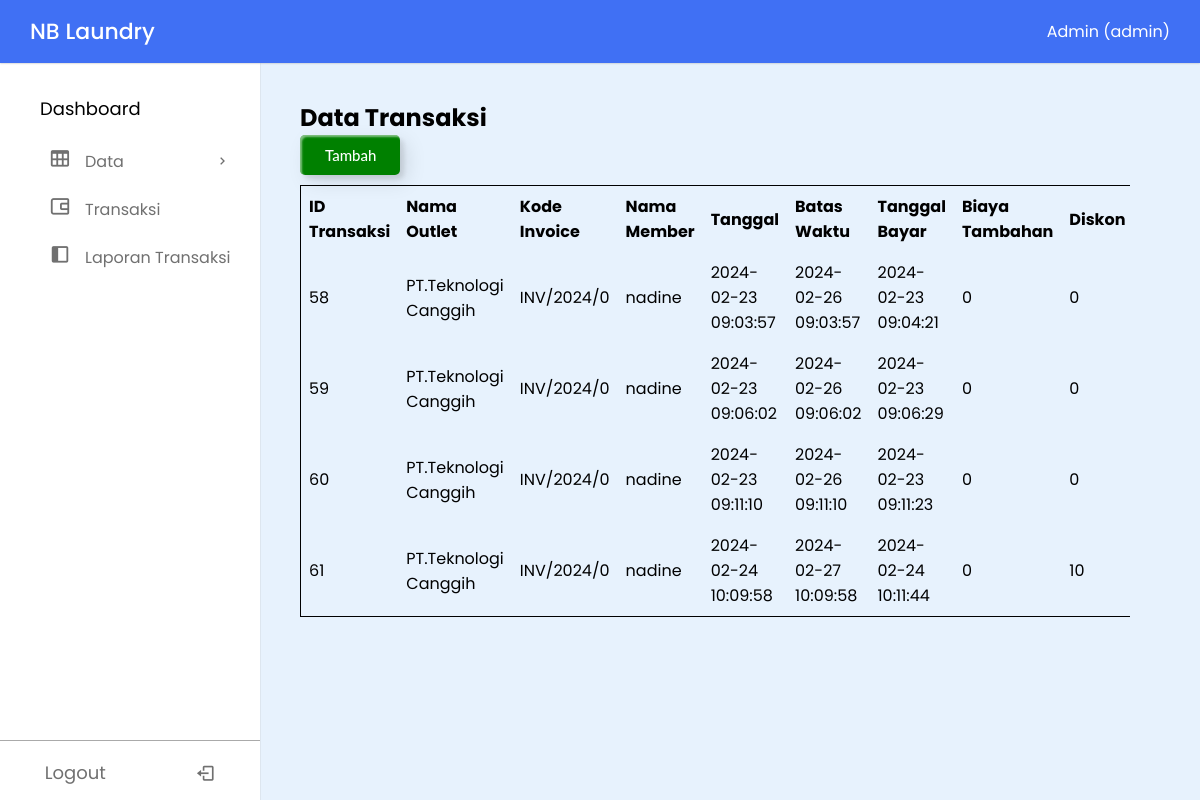
Screenshot of /dashboard.php?page=transaksi (signed in) with the database file from the repository.
### tables this page shows
CREATE TABLE `tb_transaksi` (
  `id_transaksi` int(11) NOT NULL,
  `id_outlet` int(11) NOT NULL,
  `kode_invoice` varchar(100) NOT NULL,
  `id_member` int(11) NOT NULL,
  `tgl` datetime NOT NULL,
  `batas_waktu` datetime NOT NULL,
  `tgl_bayar` datetime NOT NULL,
  `biaya_tambahan` int(11) NOT NULL,
  `diskon` double NOT NULL,
  `pajak` double NOT NULL,
  `status` enum('baru','proses','selesai','diambil') NOT NULL,
  `dibayar` enum('dibayar','belum_dibayar') NOT NULL,
  `id_user` int(11) NOT NULL
);

CREATE TABLE `tb_outlet` (
  `id_outlet` int(11) NOT NULL,
  `nama` varchar(100) NOT NULL,
  `alamat` text NOT NULL,
  `tlp` varchar(15) NOT NULL
);

CREATE TABLE `tb_member` (
  `id_member` int(11) NOT NULL,
  `nama` varchar(50) NOT NULL,
  `alamat` text NOT NULL,
  `jenis_kelamin` enum('L','P') NOT NULL,
  `tlp` varchar(15) NOT NULL
);

### transaksi/show-transaksi.php (the view, shortened to what this page needs)
<section class="main">
    <h2>Data Transaksi</h2>
    <button type="button" class="custom-btn btn-1" onclick="openModal('modaltambah')">
        Tambah
    </button>
                        <?php
                        $queryAdd = "SELECT * FROM  tb_member";
                        mysqli_query($conn, $queryAdd);
                        ?>
    <div class="myclass">
        <table>
            <tr>
                <th>ID Transaksi</th>
                <th>Nama Outlet</th>
                <th>Kode Invoice</th>
                <th>Nama Member</th>
                <th>Tanggal</th>
                <th>Batas Waktu</th>
                <th>Tanggal Bayar</th>
                <th>Biaya Tambahan</th>
                <th>Diskon</th>
            </tr>
            <?php
            $query = "SELECT * FROM tb_transaksi ORDER BY id_transaksi ASC";
            $sql_rm = mysqli_query($conn, $query) or die(mysqli_error($conn));
            while ($data = mysqli_fetch_array($sql_rm)) {
            ?>
                <tr>
                    <td><?= $data['id_transaksi'] ?></td>
                    <td>
                        <?php
                        $queryOutlet = "SELECT * FROM tb_outlet WHERE id_outlet='" . $data['id_outlet'] . "'";
                        $dataOutlet = mysqli_query($conn, $queryOutlet);
                        $barisOutlet = mysqli_fetch_array($dataOutlet);
                        ?>
                        <?= $barisOutlet['nama'] ?>
                    </td>
                    <td><?= substr($data['kode_invoice'], 0, 10) ?></td>
                    <td>
                        <?php
                        $queryMember = "SELECT * FROM tb_member WHERE id_member='" . $data['id_member'] . "'";
                        $dataMember = mysqli_query($conn, $queryMember);
                        $barisMember = mysqli_fetch_array($dataMember);
                        ?>
                        <?= $barisMember['nama'] ?>
                    </td>
                    <td><?= $data['tgl'] ?></td>
                    <td><?= $data['batas_waktu'] ?></td>
                    <td><?= $data['tgl_bayar'] ?></td>
                    <td><?= $data['biaya_tambahan'] ?></td>
                    <td><?= $data['diskon'] ?></td>
                <?php
            }
                ?>
        </table>
</section>

### assets/css/dashboard.css (style rules this page uses)
* { margin: 0; padding: 0; box-sizing: border-box; font-family: "Poppins", sans-serif; }
:root { --white-color: #fff; --blue-color: #4070f4; --grey-color: #707070; --grey-color-light: #aaa; }
body { background-color: #e7f2fd; transition: all 0.5s ease; }
section { padding: 100px 70px 0 300px; }
.myclass { overflow-x: auto; }
table { border-spacing: 0; width: 100%; border: 1px solid; margin-top: 10px; }
th, td { text-align: left; padding: 8px; }
.custom-btn { animation: both; width: 100px; height: 40px; color: black; border-radius: 5px; padding: 10px 25px; font-family: 'Lato', sans-serif; font-weight: 500; background: transparent; cursor: pointer; transition: all 0.3s ease; position: relative; display: inline-block; box-shadow: inset 2px 2px 2px 0px rgba(255, 255, 255, .5), 7px 7px 20px 0px rgba(0, 0, 0, .1), 4px 4px 5px 0px rgba(0, 0, 0, .1); outline: none; font-size: 15px; text-decoration: none; text-align: center; }
.btn-1 { background: green; border: none; text-align: center; color: white; }

### rows the page displays
tb_transaksi: id_transaksi "58", id_outlet.nama "PT.Teknologi Canggih", kode_invoice "INV/2024/0", id_member.nama "nadine", tgl "2024-02-23 09:03:57", batas_waktu "2024-02-26 09:03:57", tgl_bayar "2024-02-23 09:04:21", biaya_tambahan "0", diskon "0"
tb_transaksi: id_transaksi "59", id_outlet.nama "PT.Teknologi Canggih", kode_invoice "INV/2024/0", id_member.nama "nadine", tgl "2024-02-23 09:06:02", batas_waktu "2024-02-26 09:06:02", tgl_bayar "2024-02-23 09:06:29", biaya_tambahan "0", diskon "0"
tb_transaksi: id_transaksi "60", id_outlet.nama "PT.Teknologi Canggih", kode_invoice "INV/2024/0", id_member.nama "nadine", tgl "2024-02-23 09:11:10", batas_waktu "2024-02-26 09:11:10", tgl_bayar "2024-02-23 09:11:23", biaya_tambahan "0", diskon "0"
tb_transaksi: id_transaksi "61", id_outlet.nama "PT.Teknologi Canggih", kode_invoice "INV/2024/0", id_member.nama "nadine", tgl "2024-02-24 10:09:58", batas_waktu "2024-02-27 10:09:58", tgl_bayar "2024-02-24 10:11:44", biaya_tambahan "0", diskon "10"

### other values shown
$_SESSION['username'] "Admin"
$_SESSION['role'] "admin"
